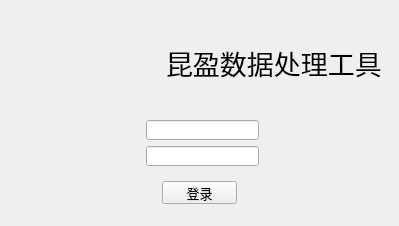
<?xml version="1.0" encoding="UTF-8"?>
<ui version="4.0">
 <class>Form</class>
 <widget class="QWidget" name="Form">
  <property name="geometry">
   <rect>
    <x>0</x>
    <y>0</y>
    <width>399</width>
    <height>226</height>
   </rect>
  </property>
  <property name="maximumSize">
   <size>
    <width>399</width>
    <height>226</height>
   </size>
  </property>
  <property name="windowTitle">
   <string>昆盈测试工具</string>
  </property>
  <property name="windowIcon">
   <iconset>
    <normaloff>images/favicon.ico</normaloff>images/favicon.ico</iconset>
  </property>
  <layout class="QVBoxLayout" name="verticalLayout_2">
   <item>
    <layout class="QHBoxLayout" name="horizontalLayout" stretch="100,80">
     <property name="spacing">
      <number>8</number>
     </property>
     <property name="leftMargin">
      <number>10</number>
     </property>
     <item>
      <widget class="QLabel" name="label">
       <property name="maximumSize">
        <size>
         <width>137</width>
         <height>85</height>
        </size>
       </property>
       <property name="text">
        <string/>
       </property>
       <property name="pixmap">
        <pixmap>images/genius185x85.png</pixmap>
       </property>
       <property name="scaledContents">
        <bool>true</bool>
       </property>
      </widget>
     </item>
     <item>
      <widget class="QLabel" name="label_2">
       <property name="maximumSize">
        <size>
         <width>16777215</width>
         <height>85</height>
        </size>
       </property>
       <property name="font">
        <font>
         <family>微软雅黑</family>
         <pointsize>20</pointsize>
        </font>
       </property>
       <property name="text">
        <string>昆盈数据处理工具</string>
       </property>
      </widget>
     </item>
    </layout>
   </item>
   <item>
    <layout class="QVBoxLayout" name="verticalLayout">
     <property name="leftMargin">
      <number>135</number>
     </property>
     <item>
      <widget class="QLineEdit" name="lineEdit">
       <property name="maximumSize">
        <size>
         <width>113</width>
         <height>20</height>
        </size>
       </property>
       <property name="layoutDirection">
        <enum>Qt::LeftToRight</enum>
       </property>
       <property name="autoFillBackground">
        <bool>false</bool>
       </property>
       <property name="dragEnabled">
        <bool>true</bool>
       </property>
      </widget>
     </item>
     <item>
      <widget class="QLineEdit" name="lineEdit_2">
       <property name="maximumSize">
        <size>
         <width>113</width>
         <height>20</height>
        </size>
       </property>
      </widget>
     </item>
    </layout>
   </item>
   <item>
    <layout class="QHBoxLayout" name="horizontalLayout_2">
     <item>
      <widget class="QPushButton" name="pushButton">
       <property name="sizePolicy">
        <sizepolicy hsizetype="Fixed" vsizetype="Fixed">
         <horstretch>0</horstretch>
         <verstretch>0</verstretch>
        </sizepolicy>
       </property>
       <property name="maximumSize">
        <size>
         <width>75</width>
         <height>23</height>
        </size>
       </property>
       <property name="font">
        <font>
         <family>微软雅黑</family>
         <pointsize>10</pointsize>
        </font>
       </property>
       <property name="text">
        <string>登录</string>
       </property>
      </widget>
     </item>
    </layout>
   </item>
  </layout>
 </widget>
 <resources>
  <include location="../pyqt03/pyqt_vs/myfav.qrc"/>
 </resources>
 <connections/>
 <slots>
  <slot>slot1()</slot>
 </slots>
</ui>
